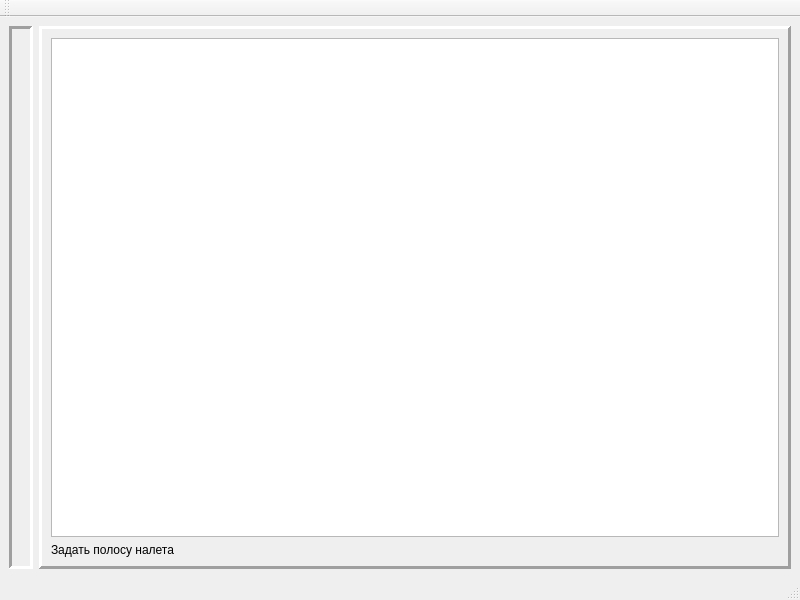
<?xml version="1.0" encoding="UTF-8"?>
<ui version="4.0">
 <class>MainWindow</class>
 <widget class="QMainWindow" name="MainWindow">
  <property name="geometry">
   <rect>
    <x>0</x>
    <y>0</y>
    <width>800</width>
    <height>600</height>
   </rect>
  </property>
  <property name="windowTitle">
   <string>Оценка боевых возможностей и эффективности боевых действий ИА</string>
  </property>
  <widget class="QWidget" name="centralwidget">
   <layout class="QHBoxLayout" name="horizontalLayout_3">
    <item>
     <widget class="QFrame" name="frame_map">
      <property name="frameShape">
       <enum>QFrame::Panel</enum>
      </property>
      <property name="frameShadow">
       <enum>QFrame::Sunken</enum>
      </property>
      <property name="lineWidth">
       <number>3</number>
      </property>
      <layout class="QHBoxLayout" name="horizontalLayout">
       <item>
        <layout class="QGridLayout" name="map_lay"/>
       </item>
       <item>
        <widget class="QCustomPlot" name="widget_legend" native="true">
         <property name="maximumSize">
          <size>
           <width>110</width>
           <height>16777215</height>
          </size>
         </property>
        </widget>
       </item>
      </layout>
     </widget>
    </item>
    <item>
     <widget class="QFrame" name="frame_table">
      <property name="frameShape">
       <enum>QFrame::Panel</enum>
      </property>
      <property name="frameShadow">
       <enum>QFrame::Raised</enum>
      </property>
      <property name="lineWidth">
       <number>3</number>
      </property>
      <layout class="QVBoxLayout" name="verticalLayout_2">
       <item>
        <widget class="QTableWidget" name="tableWidget_position"/>
       </item>
       <item>
        <layout class="QHBoxLayout" name="horizontalLayout_2">
         <item>
          <widget class="QLabel" name="label">
           <property name="text">
            <string>Задать полосу налета</string>
           </property>
          </widget>
         </item>
         <item>
          <layout class="QGridLayout" name="lay_but_line"/>
         </item>
        </layout>
       </item>
      </layout>
     </widget>
    </item>
   </layout>
  </widget>
  <widget class="QMenuBar" name="menubar">
   <property name="geometry">
    <rect>
     <x>0</x>
     <y>0</y>
     <width>800</width>
     <height>25</height>
    </rect>
   </property>
  </widget>
  <widget class="QStatusBar" name="statusbar"/>
  <widget class="QToolBar" name="mainToolBar">
   <property name="windowTitle">
    <string>toolBar</string>
   </property>
   <attribute name="toolBarArea">
    <enum>TopToolBarArea</enum>
   </attribute>
   <attribute name="toolBarBreak">
    <bool>false</bool>
   </attribute>
  </widget>
 </widget>
 <customwidgets>
  <customwidget>
   <class>QCustomPlot</class>
   <extends>QWidget</extends>
   <header>qcustomplot.h</header>
   <container>1</container>
  </customwidget>
 </customwidgets>
 <resources/>
 <connections/>
</ui>
